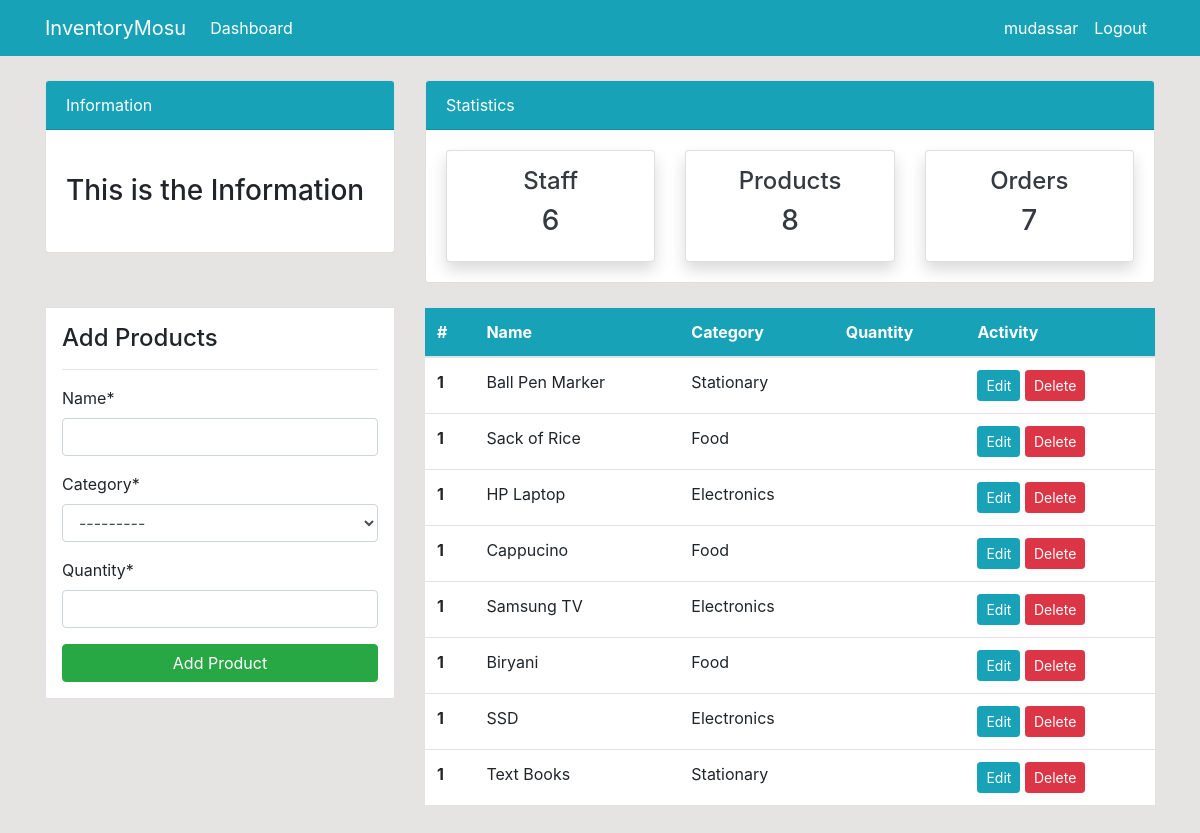
/product/ (signed in), run on the app's committed database.
### dashboard/models.py (models this page shows, shortened)
class Product(models.Model):
    name = models.CharField(max_length=100, null=True)
    category = models.CharField(max_length=20, choices=CATEGORY)
    quantity = models.PositiveIntegerField(null=True)
    class Meta:
        verbose_name_plural = 'Staff Product'

### dashboard/views.py (the view)
# urls.py: path('product/', views.product, name='dashboard-product'),
@login_required
def product(request):
    items = Product.objects.all() # using ORM
    product_count = items.count()
    workers_count = User.objects.all().count()
    orders_count = Order.objects.all().count()
    if request.method == 'POST':
        form = ProductForm(request.POST)
        if form.is_valid():
            form.save()
            product_name = form.cleaned_data.get('name')
            messages.success(request, f'{product_name} has been added')
            return redirect('dashboard-product')
    else:
        form = ProductForm()
    context = {
        'items': items,
        'form' : form,
        'workers_count': workers_count,
        'orders_count': orders_count,
        'product_count': product_count
    }
    return render(request, 'dashboard/product.html',context)

### dashboard/forms.py
class ProductForm(forms.ModelForm):
    class Meta:
        model = Product
        fields = ['name','category','quantity']

### templates/dashboard/product.html (shortened to what this page needs)
{% extends 'partials/base.html' %}
{% load crispy_forms_tags %}
{% block content %}
{% include 'partials/topnav.html' %}
<div class="container">
    <div class="row my-4">
        <div class="col-md-4">
            <div class="border bg-white p-3">
                <h4>Add Products</h4>
                <hr>
                <form method="POST">
                    {{ form|crispy }}
                    <input class="btn btn-success btn-block" type="submit" value="Add Product">
                </form>
            </div>
        </div>
        <div class="col-md-8">
            <table class="table bg-white">
                <thead class="bg-info">
                    <tr class="text-white">
                        <th scope="col">#</th>
                        <th scope="col">Name</th>
                        <th scope="col">Category</th>
                        <th scope="col">Quantity</th>
                        <th scope="col">Activity</th>
                    </tr>
                </thead>
                <tbody>
                    {% for item in items %}
                    <tr>
                        <th scope="row">1</th>
                        <td>{{ item.name }}</td>
                        <td>{{ item.category }}</td>
                        <td>{{ item.Quantity }}</td>
                        <td>
                            <a class="btn btn-info btn-sm" href="{% url 'dashboard-product-update' item.id %}">Edit</a>
                            <a class="btn btn-danger btn-sm" href="{% url 'dashboard-product-delete' item.id %}">Delete</a>
                        </td>
                    </tr>
                    {% endfor %}
                </tbody>
            </table>
        </div>
    </div>
</div>
{% endblock %}

### templates/partials/nav.html (shortened to what this page needs)
<nav class="navbar navbar-expand-lg navbar-info bg-info">
    {% if user.is_authenticated %}
    <div class="container">
        <a class="navbar-brand text-white" href="{% url 'dashboard-staff' %}">InventoryMosu</a>
        <div class="collapse navbar-collapse" id="navbarSupportedContent">
            <ul class="navbar-nav mr-auto">
                <li class="nav-item active">
                    <a class="nav-link text-white" href="{% url 'dashboard-index' %}">Dashboard </a>
                </li>
            </ul>
            <ul class="navbar-nav ml-auto">
                <li class="nav-item active">
                    <a class="nav-link text-white" href="{% url 'user-profile' %}">{{ user.username }}</a>
                </li>
                <li class="nav-item">
                    <a class="nav-link text-white" href="{% url 'user-logout' %}">Logout</a>
                </li>
            </ul>
            {% endif %}
        </div>
    </div>
</nav>

### static/style.css (style rules this page uses)
body { background: rgb(230, 227, 227); }

### data on the page
Product: name "Ball Pen Marker", category "Stationary"
Product: name "Sack of Rice", category "Food"
Product: name "HP Laptop", category "Electronics"
Product: name "Cappucino", category "Food"
Product: name "Samsung TV", category "Electronics"
Product: name "Biryani", category "Food"
Product: name "SSD", category "Electronics"
Product: name "Text Books", category "Stationary"

### other printed values
{{ user.username }} "mudassar"
{{ workers_count }} "6"
{{ product_count }} "8"
{{ orders_count }} "7"
